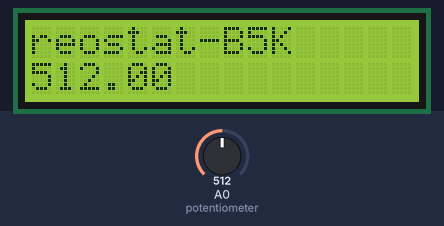
The sketch below on a simulated Arduino Uno, built with avr-gcc and run on an emulated ATmega328P. Parts: 16×2 character LCD. The test bench sets the inputs (shaded band); at power-on: A0 (potentiometer) = 512. What the sketch prints to the serial monitor is not drawn.

Above: at 1.3 s.
1.4 s: A0 (potentiometer) set to 716
At 2.4 s:
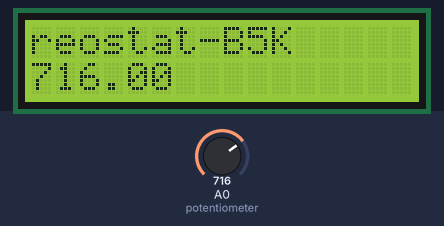
2.9 s: A0 (potentiometer) set to 900
At 4.1 s:
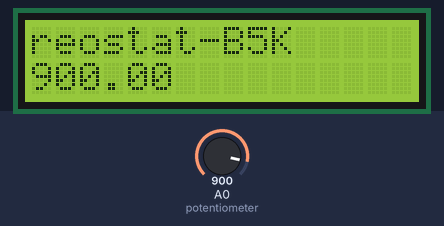
4.4 s: A0 (potentiometer) set to 1023
At 5.3 s:
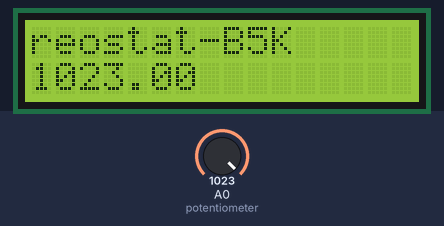
Timing chart, 0 to 7.4 s (numbered marks = the images above; inputs shaded):
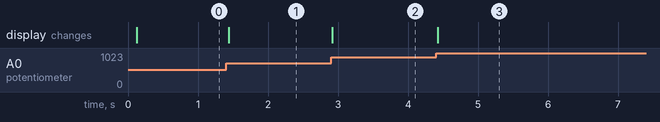

The sketch:

sketch.ino
```cpp
#include <LiquidCrystal.h>
byte val = 0;
double reostat_value = 0.0;

const int rs = 12, en = 11, d4 = 5, d5 = 4, d6 = 3, d7 = 2;
LiquidCrystal lcd(rs, en, d4, d5, d6, d7);

void setup() {
  lcd.begin(16, 2);
  // Print a message to the LCD.
  Serial.begin(4800);
  pinMode(A0, INPUT);
  Serial.println("Замеряю значение в сек., читаемое с потенциометра: ");

}

void loop() {
  reostat_value = analogRead(A0);
  lcd.setCursor(0, 0);
  lcd.print("reostat-B5K");
  lcd.setCursor(0, 1);
  lcd.print(String(reostat_value));
  Serial.println(String(reostat_value) + ".");
  //delay(1000);
}
```

Measured:
- after the input at 1.4 s, the display: changes at once (image 1)
- after the input at 2.9 s, the display: changes at once (image 2)
- after the input at 4.4 s, the display: changes at once (image 3)
